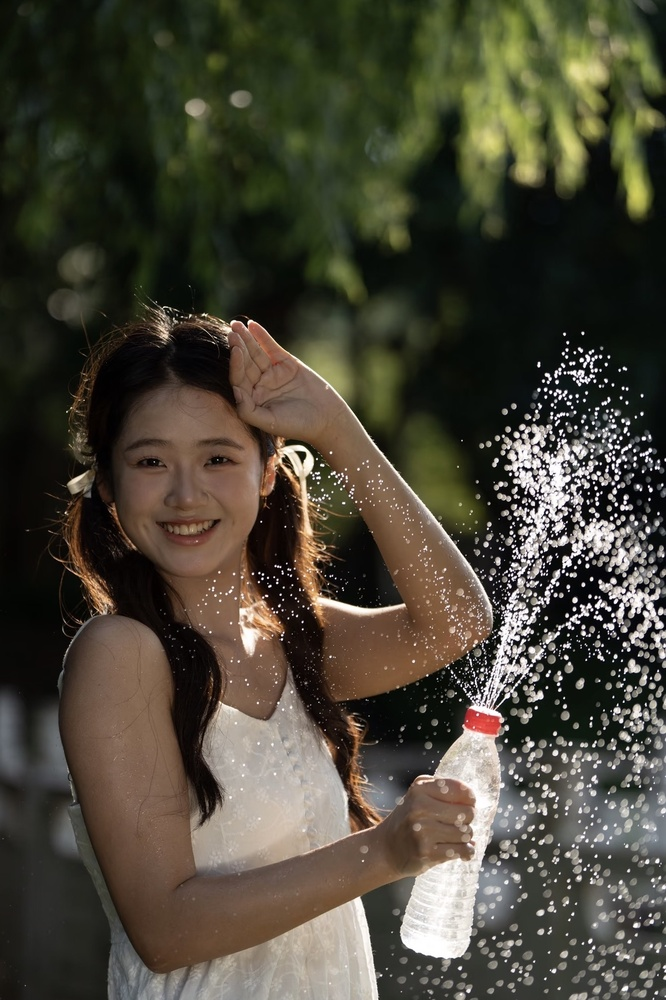
#> input picture tests/fixtures/real_portrait/source_original.jpg, 666 x 1000 px, shrunk from 1333 x 2001 before the run
$ python -i image_ops_support.py   (imports and definitions only)
#> lines starting #> are read from the running program, lines starting #| are printed output that depends on the picture
"""Shared deterministic image-op helpers used across tool families."""

from __future__ import annotations

from pathlib import Path

import cv2
import numpy as np
from PIL import Image, ImageFilter


# [150 lines left out: functions prepare_blend_mask, save_result_image, save_result_array, prepare_blend_mask_np, blend_rgb_result, rgb_to_lab_float and 5 more, not called in this run]


def soft_binary_mask(binary_mask: np.ndarray, *, blur_sigma: float = 3.0) -> np.ndarray:
    """Convert a hard binary mask into a soft blend mask."""

    mask = binary_mask.astype(np.float32)
    if mask.max() > 1.0:
        mask = mask / 255.0
    if blur_sigma > 0:
        mask = cv2.GaussianBlur(mask, (0, 0), sigmaX=blur_sigma, sigmaY=blur_sigma)
    return np.clip(mask, 0.0, 1.0).astype(np.float32)


def auto_subject_mask_np(image_rgb: np.ndarray) -> np.ndarray:
    """Build a soft foreground mask with GrabCut and a center-weighted fallback."""

    height, width = image_rgb.shape[:2]
    if min(height, width) < 24:
        mask = np.zeros((height, width), dtype=np.float32)
        y0 = int(height * 0.15)
        y1 = int(height * 0.85)
        x0 = int(width * 0.15)
        x1 = int(width * 0.85)
        mask[y0:y1, x0:x1] = 1.0
        return soft_binary_mask(mask, blur_sigma=max(min(height, width) / 20.0, 1.0))

    bgr = cv2.cvtColor(image_rgb.astype(np.uint8), cv2.COLOR_RGB2BGR)
    rect = (
        int(width * 0.08),
        int(height * 0.08),
        max(int(width * 0.84), 1),
        max(int(height * 0.84), 1),
    )
    grabcut_mask = np.zeros((height, width), np.uint8)
    bgd_model = np.zeros((1, 65), np.float64)
    fgd_model = np.zeros((1, 65), np.float64)

    try:
        cv2.grabCut(bgr, grabcut_mask, rect, bgd_model, fgd_model, 3, cv2.GC_INIT_WITH_RECT)
        foreground = np.where(
            (grabcut_mask == cv2.GC_FGD) | (grabcut_mask == cv2.GC_PR_FGD),
            1.0,
            0.0,
        ).astype(np.float32)
        if foreground.mean() < 0.03:
            raise ValueError("Foreground mask coverage too small.")
        return soft_binary_mask(foreground, blur_sigma=max(min(height, width) / 90.0, 1.5))
    except Exception:
        yy, xx = np.mgrid[0:height, 0:width]
        cx = (width - 1) / 2.0
        cy = (height - 1) / 2.0
        rx = max(width * 0.36, 1.0)
        ry = max(height * 0.42, 1.0)
        ellipse = 1.0 - ((xx - cx) ** 2 / (rx * rx) + (yy - cy) ** 2 / (ry * ry))
        fallback = np.clip(ellipse, 0.0, 1.0).astype(np.float32)
        return soft_binary_mask(fallback, blur_sigma=max(min(height, width) / 70.0, 1.2))

>>> import cv2
>>> picture = cv2.cvtColor(cv2.imread('../../tests/fixtures/real_portrait/source_original.jpg'), cv2.COLOR_BGR2RGB)
>>> result = auto_subject_mask_np(picture)
#> in auto_subject_mask_np, bgr is the input picture: shape (1000, 666, 3); mean B, G, R 55.6, 69.1, 73.1
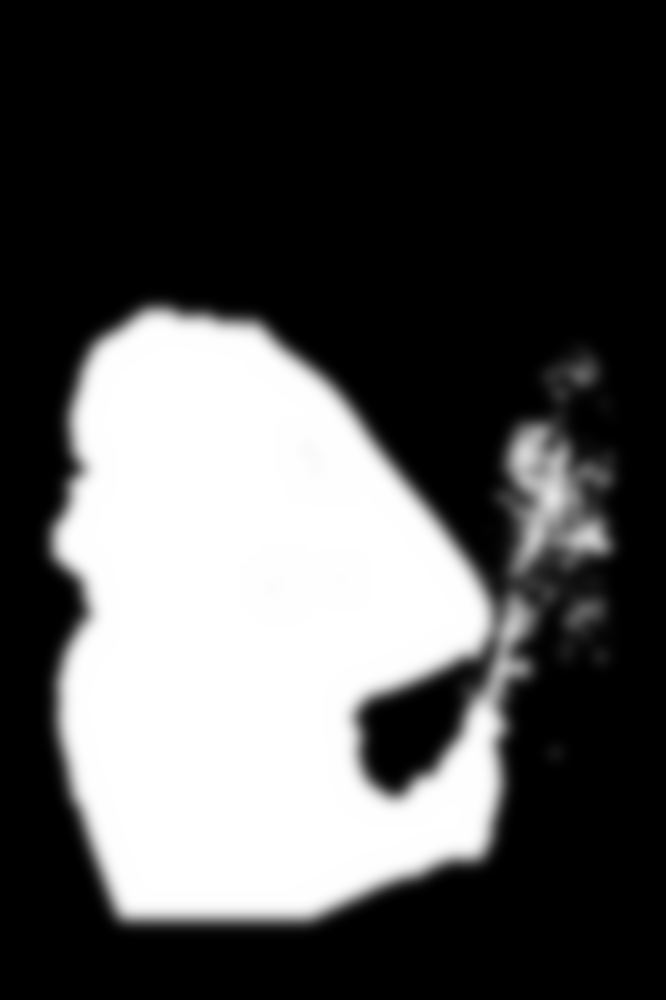
#> result: shape (1000, 666) float32; min 0, max 1, mean 0.319
